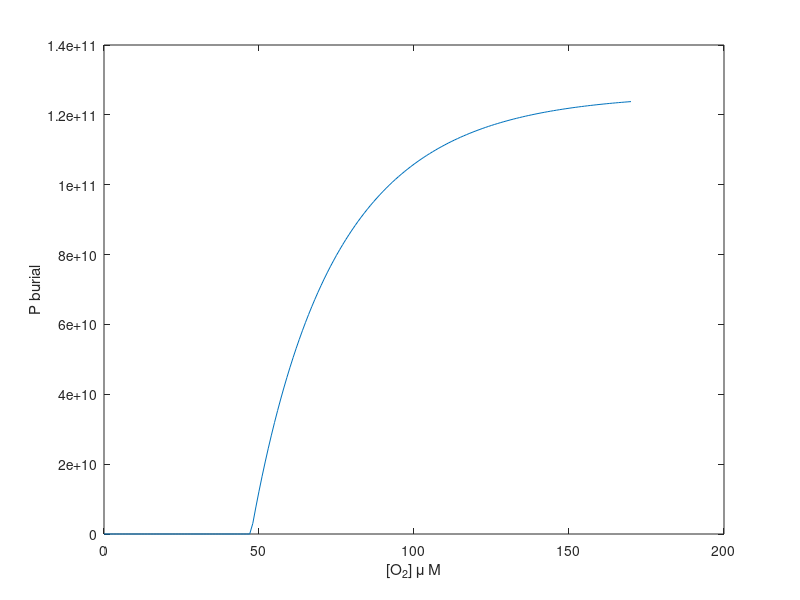
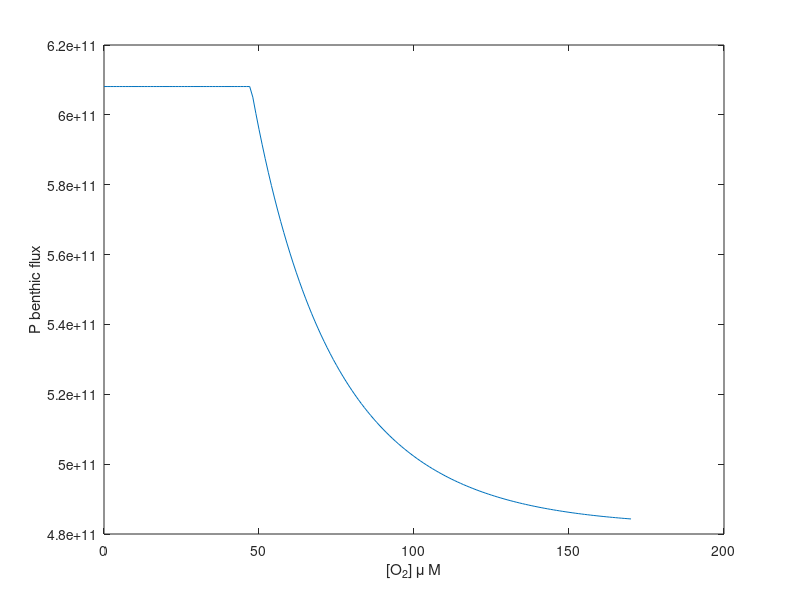
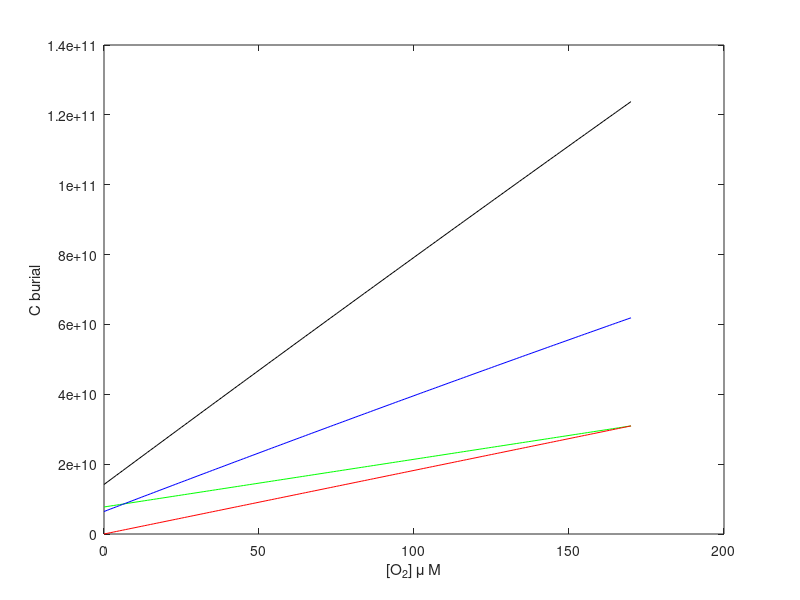

Reproduce these figures in MATLAB, in order.
%%% Floegel and Wallmann
Yf=123; % +-24
A=-112; % +-24
r=32;   % +-19

DO=[170:-1:0]; % dissolved oxygen in muM
Cex = 450e12; %moles of C per year
Crain = Cex*0.2; %lets assume 20% of Cex reaches the sediments
Prain = Crain/148; %148 is redfiled ratio in marine plankton at 1000ppm;

rREG = Yf+A*exp(-DO./r);

Cbur = Crain*0.08; %assume 6% of rain that reaches the floor gets buried
Cben = Crain-Cbur;

Pben = min(Cben./rREG*106/148, Prain);
Pbur = Prain-Pben;

%%% Van Cappellen, Slomp, Tsandev

popb0 = 0.25*Pbur(1);
capb0 = 0.5*Pbur(1);
fepb0 = 0.25*Pbur(1);
pbtot0 = popb0+capb0+fepb0;


fepb = fepb0*DO/DO(1);
popb = popb0*(0.25+0.75*DO/DO(1));
k=capb0/(Prain-popb0);
capb = k*(Prain-popb).*(0.1+0.9*DO/DO(1));

pbtot = popb+capb+fepb;
figure(1)
% oxygen vs. Pbur
plot(DO, Pbur)
xlabel('[O_2] \mu M')
ylabel('P burial')
figure(2)
plot(DO, Pben)
xlabel('[O_2] \mu M')
ylabel('P benthic flux')
figure(3)
% oxygen vs. Pbur
plot(DO, pbtot,'k',DO,popb,'g',DO,fepb,'r',DO,capb,'b' )
xlabel('[O_2] \mu M')
ylabel('C burial')